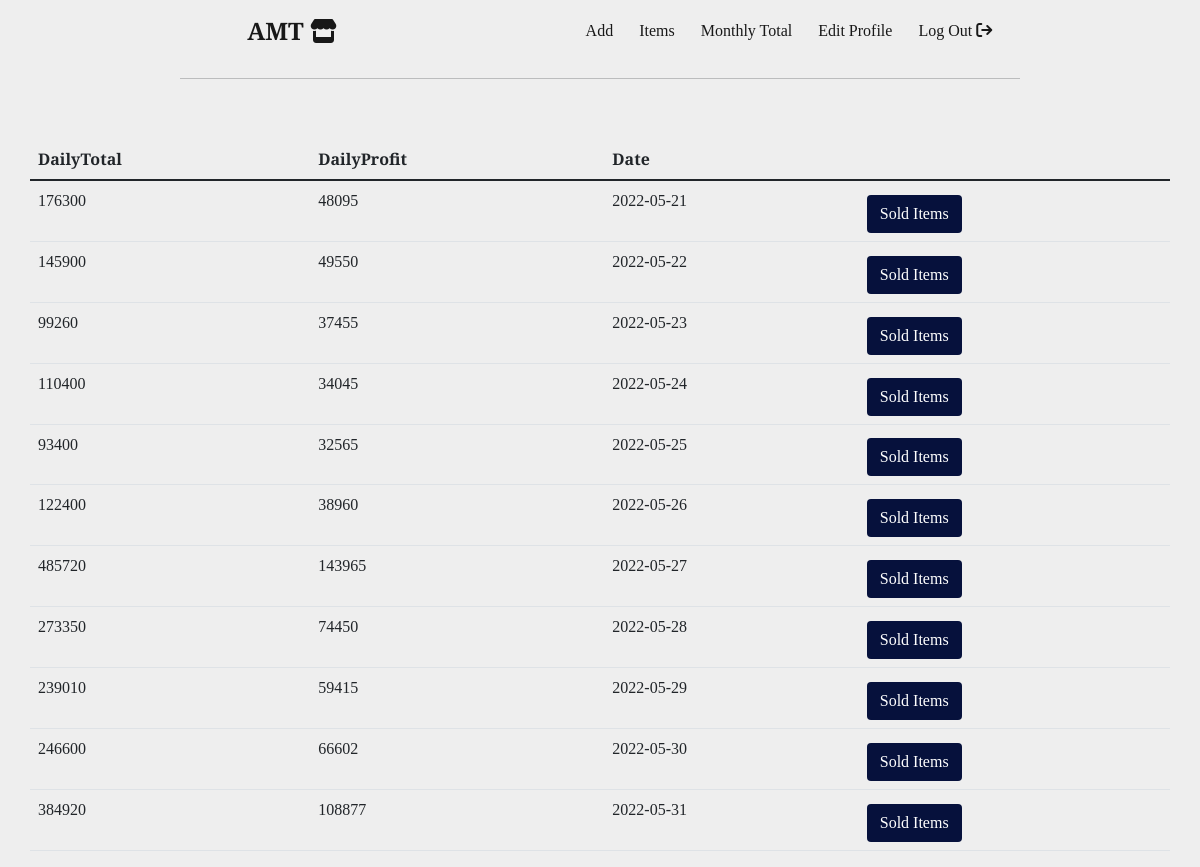
The page /daily_total/2022-05-01 (signed in) on the database its author committed.
### main.py (models this page shows)
class DailyTotal(db.Model):
    id = db.Column(db.Integer, primary_key=True)
    daily = db.Column(db.Integer, nullable=False)
    daily_profit = db.Column(db.Float, nullable=False)
    date = db.Column(db.Date, nullable=False)

### main.py (the view)
@app.route('/daily_total/<year_month>')
def daily_total(year_month):
    requested_year, requested_month = int(year_month.split('-')[0]), int(year_month.split('-')[1])
    start_date = datetime.date(datetime.strptime(f'{requested_year}-{requested_month}', '%Y-%m'))
    if (requested_year % 400 == 0) and (requested_year % 100 == 0) and requested_month == 2:
        end_date = datetime.strptime(f'{requested_year}-{requested_month}-29', '%Y-%m-%d')
    elif (requested_year % 4 == 0) and (requested_year % 100 != 0) and requested_month == 2:
        end_date = datetime.strptime(f'{requested_year}-{requested_month}-29', '%Y-%m-%d')
    elif requested_month in [4, 6, 9, 11]:
        end_date = datetime.strptime(f'{requested_year}-{requested_month}-30', '%Y-%m-%d')
    else:
        end_date = datetime.strptime(f'{requested_year}-{requested_month}-31', '%Y-%m-%d')
    sold_item = Sale.query.filter_by(date=datetime.now().date()).all()
    first_daily_total = DailyTotal.query.filter_by(date=datetime.now().date()).all()
    total_money, total_profit = 0, 0
    for i in sold_item:
        total_money += float(i.price)
        total_profit += float(i.total)
    if not first_daily_total:
        add_total = DailyTotal(
            daily=total_money,
            daily_profit=total_profit,
            date=datetime.now()
        )
        db.session.add(add_total)
        db.session.commit()
    else:
        for i in first_daily_total:
            i.daily = total_money
            i.daily_profit = total_profit
            i.date = datetime.now()
            db.session.commit()
    new_total = DailyTotal.query.filter(DailyTotal.date.between(start_date, end_date)).all()
    return render_template('daily_total.html', total=new_total)

### main.py (called while the page is built)
@login_manager.user_loader
def load_user(user):
    return User.query.get(int(user))

### templates/daily_total.html
{% include 'header.html' %}
<table class="table container sale-table">
    <thead>
    <tr>
        <th scope="col">DailyTotal</th>
        <th scope="col">DailyProfit</th>
        <th scope="col">Date</th>
    </tr>
    </thead>
    <tbody>
    {% for i in total %}
    <tr>
        <td>
            {% set daily = i.daily|float %}
            {% if daily.is_integer() %}
            {{ daily|int }}
            {% else %}
            {{ daily }}
            {% endif %}
        </td>
        <td>{% if i.daily_profit.is_integer() %}
            {{ i.daily_profit|int }}
            {% else %}
            {{ i.daily_profit }}
            {% endif %}
        </td>
        <td>{{ i.date }}</td>
        <td><a class='btn search-button' id="submit" href="{{ url_for('sold_items', date=i.date) }}">Sold Items</a></td>
    </tr>
    {% endfor %}
    </tbody>
</table>
{% include 'footer.html' %}

### static/css/styles.css (style rules this page uses)
body { background-color: #EEEEEE; font-family: 'Merriweather', serif; }
a { text-decoration: none; color: white; }
#submit { margin-top: 2%; font-family: 'Merriweather', serif; background-color: #06113C; color: white; }
.sale-table { margin-top: 5%; }

### rows shown on the page
DailyTotal: daily "176300", daily_profit "48095", date "2022-05-21"
DailyTotal: daily "145900", daily_profit "49550", date "2022-05-22"
DailyTotal: daily "99260", daily_profit "37455", date "2022-05-23"
DailyTotal: daily "110400", daily_profit "34045", date "2022-05-24"
DailyTotal: daily "93400", daily_profit "32565", date "2022-05-25"
DailyTotal: daily "122400", daily_profit "38960", date "2022-05-26"
DailyTotal: daily "485720", daily_profit "143965", date "2022-05-27"
DailyTotal: daily "273350", daily_profit "74450", date "2022-05-28"
DailyTotal: daily "239010", daily_profit "59415", date "2022-05-29"
DailyTotal: daily "246600", daily_profit "66602", date "2022-05-30"
DailyTotal: daily "384920", daily_profit "108877", date "2022-05-31"
